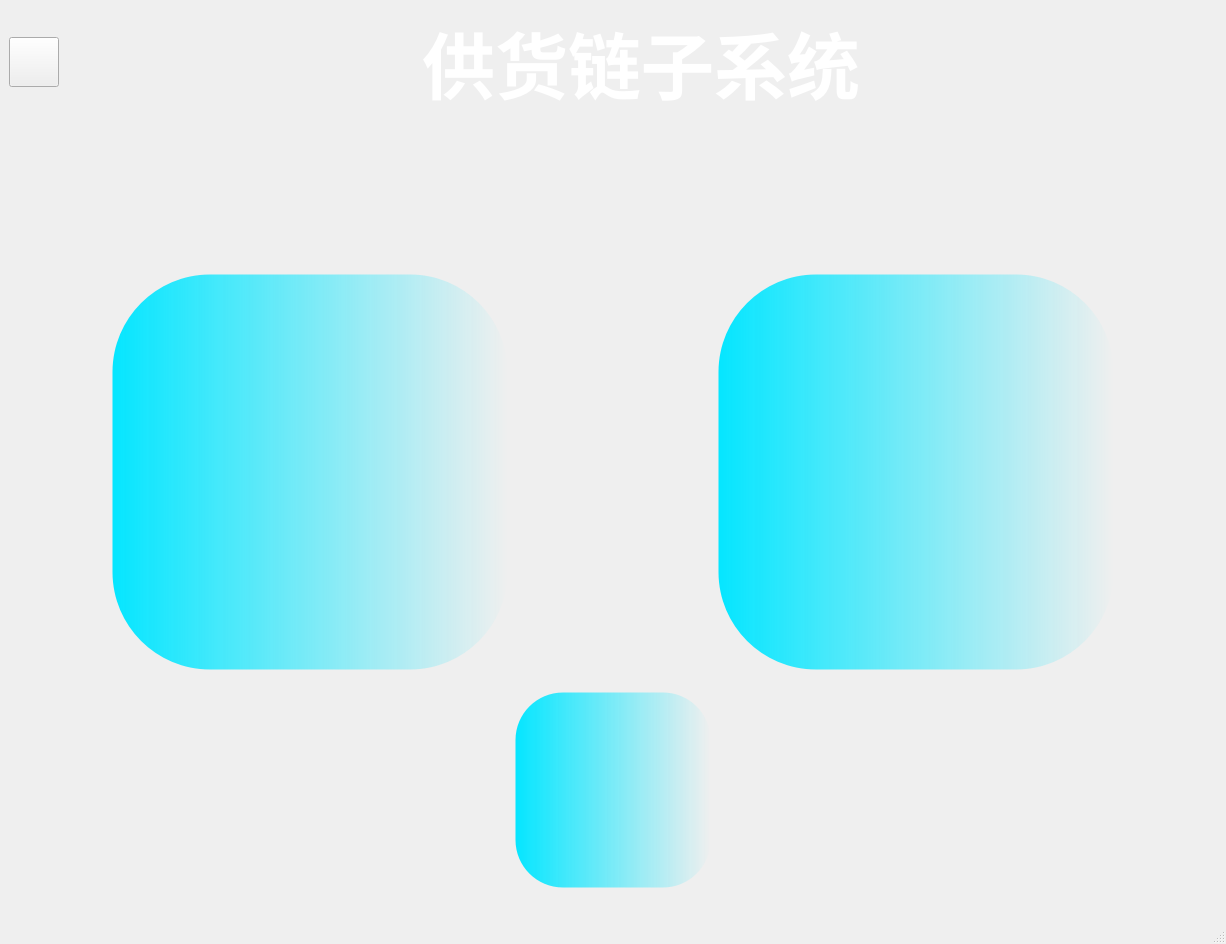
<?xml version="1.0" encoding="UTF-8"?>
<ui version="4.0">
 <class>saleuser_first_page</class>
 <widget class="QMainWindow" name="saleuser_first_page">
  <property name="geometry">
   <rect>
    <x>0</x>
    <y>0</y>
    <width>1226</width>
    <height>944</height>
   </rect>
  </property>
  <property name="windowTitle">
   <string>MainWindow</string>
  </property>
  <property name="styleSheet">
   <string notr="true">QMainWindow{
	
	
	border-image: url(:/new/prefix1/b4.jpg);
}</string>
  </property>
  <widget class="QWidget" name="centralwidget">
   <layout class="QVBoxLayout" name="verticalLayout">
    <item>
     <layout class="QHBoxLayout" name="horizontalLayout">
      <item>
       <widget class="QPushButton" name="pushButton_3">
        <property name="minimumSize">
         <size>
          <width>50</width>
          <height>50</height>
         </size>
        </property>
        <property name="styleSheet">
         <string notr="true">border-image: url(:/new/prefix1/back.png);</string>
        </property>
        <property name="text">
         <string/>
        </property>
       </widget>
      </item>
      <item>
       <spacer name="horizontalSpacer">
        <property name="orientation">
         <enum>Qt::Horizontal</enum>
        </property>
        <property name="sizeHint" stdset="0">
         <size>
          <width>40</width>
          <height>20</height>
         </size>
        </property>
       </spacer>
      </item>
      <item>
       <widget class="QLabel" name="label">
        <property name="font">
         <font>
          <family>Microsoft YaHei UI Light</family>
          <pointsize>55</pointsize>
          <weight>75</weight>
          <bold>true</bold>
         </font>
        </property>
        <property name="styleSheet">
         <string notr="true">color: rgb(255, 255, 255);</string>
        </property>
        <property name="text">
         <string>供货链子系统</string>
        </property>
       </widget>
      </item>
      <item>
       <spacer name="horizontalSpacer_2">
        <property name="orientation">
         <enum>Qt::Horizontal</enum>
        </property>
        <property name="sizeHint" stdset="0">
         <size>
          <width>40</width>
          <height>20</height>
         </size>
        </property>
       </spacer>
      </item>
     </layout>
    </item>
    <item>
     <spacer name="verticalSpacer">
      <property name="orientation">
       <enum>Qt::Vertical</enum>
      </property>
      <property name="sizeType">
       <enum>QSizePolicy::Fixed</enum>
      </property>
      <property name="sizeHint" stdset="0">
       <size>
        <width>20</width>
        <height>150</height>
       </size>
      </property>
     </spacer>
    </item>
    <item>
     <layout class="QHBoxLayout" name="horizontalLayout_2">
      <item>
       <spacer name="horizontalSpacer_4">
        <property name="orientation">
         <enum>Qt::Horizontal</enum>
        </property>
        <property name="sizeHint" stdset="0">
         <size>
          <width>40</width>
          <height>20</height>
         </size>
        </property>
       </spacer>
      </item>
      <item>
       <widget class="QPushButton" name="pushButton_2">
        <property name="minimumSize">
         <size>
          <width>400</width>
          <height>400</height>
         </size>
        </property>
        <property name="maximumSize">
         <size>
          <width>250</width>
          <height>500</height>
         </size>
        </property>
        <property name="styleSheet">
         <string notr="true">

QPushButton{
	
	
	
	
	
	border-image: url(:/new/prefix1/goods4.png);
	background-color: qlineargradient(spread:pad, x1:0, y1:0, x2:1, y2:0, stop:0 rgba(5, 230, 255, 255), stop:1 rgba(255, 255, 255,0));
border:5px solid #00000000;
border-radius: 100px;   
	
	color: rgb(255, 255, 255);
}
QPushButton:hover{
	
	
background-color: qlineargradient(spread:pad, x1:0, y1:0, x2:1, y2:0, stop:0 rgba(87, 154, 255, 255), stop:1 rgba(213, 213, 213,0));

}

QPushButton:pressed{
	
background-color: qlineargradient(spread:pad, x1:0, y1:0, x2:1, y2:0, stop:0 rgba(
48, 131, 255, 255), stop:1 rgba(158, 158, 158,0));
}</string>
        </property>
        <property name="text">
         <string/>
        </property>
       </widget>
      </item>
      <item>
       <spacer name="horizontalSpacer_5">
        <property name="orientation">
         <enum>Qt::Horizontal</enum>
        </property>
        <property name="sizeType">
         <enum>QSizePolicy::Fixed</enum>
        </property>
        <property name="sizeHint" stdset="0">
         <size>
          <width>200</width>
          <height>20</height>
         </size>
        </property>
       </spacer>
      </item>
      <item>
       <widget class="QPushButton" name="pushButton">
        <property name="minimumSize">
         <size>
          <width>400</width>
          <height>400</height>
         </size>
        </property>
        <property name="maximumSize">
         <size>
          <width>1000</width>
          <height>1000</height>
         </size>
        </property>
        <property name="styleSheet">
         <string notr="true">

QPushButton{
	
	
	
	
	
	
	
	border-image: url(:/new/prefix1/message.png);
	background-color: qlineargradient(spread:pad, x1:0, y1:0, x2:1, y2:0, stop:0 rgba(5, 230, 255, 255), stop:1 rgba(255, 255, 255,0));
border:5px solid #00000000;
border-radius: 100px;   
	
	
}
QPushButton:hover{
	
	
background-color: qlineargradient(spread:pad, x1:0, y1:0, x2:1, y2:0, stop:0 rgba(87, 154, 255, 255), stop:1 rgba(213, 213, 213,0));

}

QPushButton:pressed{
	
background-color: qlineargradient(spread:pad, x1:0, y1:0, x2:1, y2:0, stop:0 rgba(
48, 131, 255, 255), stop:1 rgba(158, 158, 158,0));
}</string>
        </property>
        <property name="text">
         <string/>
        </property>
       </widget>
      </item>
      <item>
       <spacer name="horizontalSpacer_3">
        <property name="orientation">
         <enum>Qt::Horizontal</enum>
        </property>
        <property name="sizeHint" stdset="0">
         <size>
          <width>40</width>
          <height>20</height>
         </size>
        </property>
       </spacer>
      </item>
     </layout>
    </item>
    <item>
     <spacer name="verticalSpacer_3">
      <property name="orientation">
       <enum>Qt::Vertical</enum>
      </property>
      <property name="sizeHint" stdset="0">
       <size>
        <width>20</width>
        <height>40</height>
       </size>
      </property>
     </spacer>
    </item>
    <item alignment="Qt::AlignHCenter">
     <widget class="QPushButton" name="pushButton_4">
      <property name="minimumSize">
       <size>
        <width>200</width>
        <height>200</height>
       </size>
      </property>
      <property name="maximumSize">
       <size>
        <width>500</width>
        <height>16777215</height>
       </size>
      </property>
      <property name="styleSheet">
       <string notr="true">
QPushButton{
	
	
	
	
	border-image: url(:/new/prefix1/kefu.png);
	background-color: qlineargradient(spread:pad, x1:0, y1:0, x2:1, y2:0, stop:0 rgba(5, 230, 255, 255), stop:1 rgba(255, 255, 255,0));
border:5px solid #00000000;
border-radius: 50px;   
	
	color: rgb(255, 255, 255);
}
QPushButton:hover{
	
	
background-color: qlineargradient(spread:pad, x1:0, y1:0, x2:1, y2:0, stop:0 rgba(87, 154, 255, 255), stop:1 rgba(213, 213, 213,0));

}

QPushButton:pressed{
	
background-color: qlineargradient(spread:pad, x1:0, y1:0, x2:1, y2:0, stop:0 rgba(
48, 131, 255, 255), stop:1 rgba(158, 158, 158,0));
}</string>
      </property>
      <property name="text">
       <string/>
      </property>
     </widget>
    </item>
    <item>
     <spacer name="verticalSpacer_4">
      <property name="orientation">
       <enum>Qt::Vertical</enum>
      </property>
      <property name="sizeHint" stdset="0">
       <size>
        <width>20</width>
        <height>40</height>
       </size>
      </property>
     </spacer>
    </item>
    <item>
     <spacer name="verticalSpacer_2">
      <property name="orientation">
       <enum>Qt::Vertical</enum>
      </property>
      <property name="sizeHint" stdset="0">
       <size>
        <width>20</width>
        <height>40</height>
       </size>
      </property>
     </spacer>
    </item>
   </layout>
  </widget>
  <widget class="QMenuBar" name="menubar">
   <property name="geometry">
    <rect>
     <x>0</x>
     <y>0</y>
     <width>1226</width>
     <height>23</height>
    </rect>
   </property>
  </widget>
  <widget class="QStatusBar" name="statusbar"/>
 </widget>
 <resources/>
 <connections/>
</ui>
